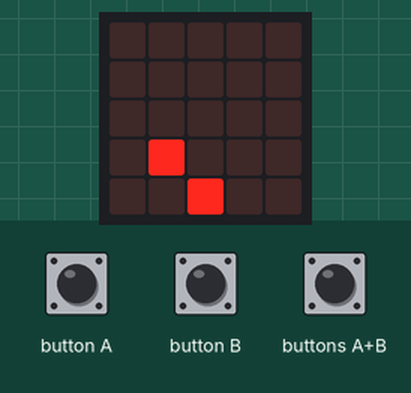
Recording of a program running on a simulated BBC micro:bit (MakeCode). Shown: the board's 5×5 LED display. The inputs (shaded band) are chosen by the test bench. Random numbers come from a fixed seed; the run ends where the board's game-over animation would start. At 7.6 s the program stops and its outputs stay as they are.

Above: at 1.2 s.
1.3 s: button B pressed for 0.15 s
At 1.9 s:
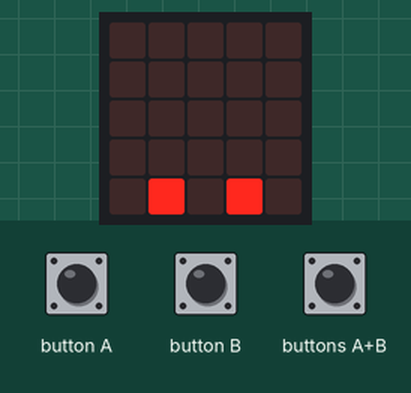
2.0 s: buttons A+B pressed for 1 s
At 2.4 s:
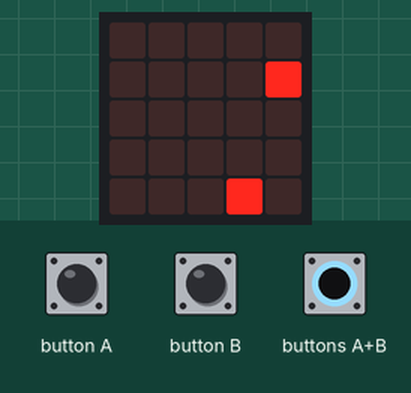
3.6 s: button A pressed for 0.15 s
At 8.8 s:
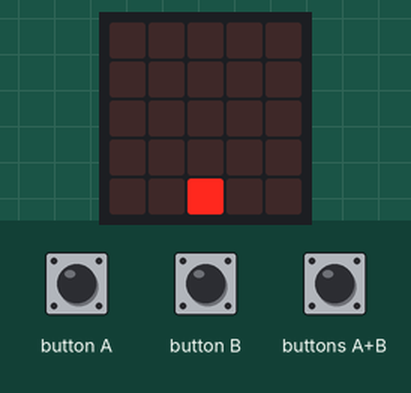
Timing chart, 0 to 9.1 s (numbered marks = the images above; inputs shaded):
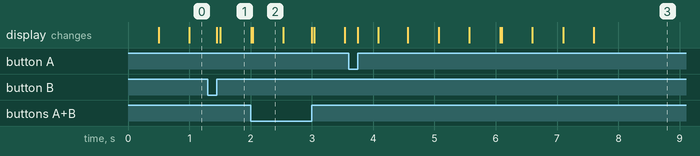

The program:

main.ts
```typescript
input.onButtonPressed(Button.A, function () {
    jugador.move(-1)
})
input.onButtonPressed(Button.AB, function () {
    bala = game.createSprite(jugador.get(LedSpriteProperty.X), jugador.get(LedSpriteProperty.Y))
    for (let index = 0; index < 4; index++) {
        bala.change(LedSpriteProperty.Y, -1)
        basic.pause(10)
        if (enemigo.isTouching(bala)) {
            enemigo.delete()
            game.addScore(1)
        }
    }
    bala.delete()
})
input.onButtonPressed(Button.B, function () {
    jugador.move(1)
})
let enemigo: game.LedSprite = null
let bala: game.LedSprite = null
let jugador: game.LedSprite = null
jugador = game.createSprite(2, 4)
basic.forever(function () {
    enemigo = game.createSprite(randint(0, 4), 0)
    for (let index = 0; index < 4; index++) {
        enemigo.change(LedSpriteProperty.Y, 1)
        basic.pause(500)
    }
    basic.pause(10)
    enemigo.delete()
})
basic.forever(function () {
    if (enemigo.isTouching(jugador)) {
        jugador.delete()
        game.gameOver()
    }
})
```

test.ts
```typescript
// aquí va el archivo "tests"; esto no se compilará cuando este paquete se utilice como una extensión.
```

Measured:
- what the display in image 2 shows lasts 0.5 s, from 2.0 s to 2.5 s
